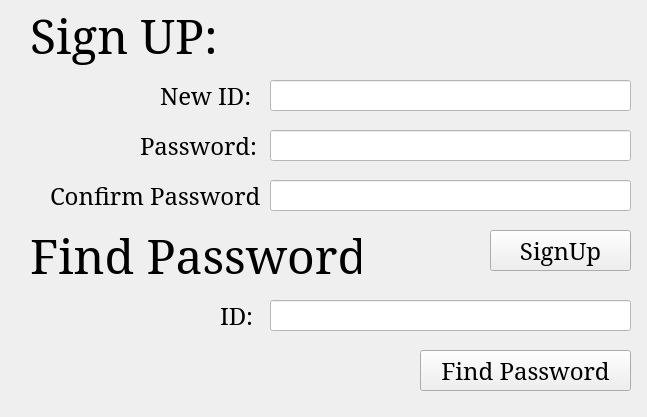
<?xml version="1.0" encoding="UTF-8"?>
<ui version="4.0">
 <class>signuproom</class>
 <widget class="QWidget" name="signuproom">
  <property name="geometry">
   <rect>
    <x>0</x>
    <y>0</y>
    <width>647</width>
    <height>417</height>
   </rect>
  </property>
  <property name="windowTitle">
   <string>SignUp</string>
  </property>
  <property name="styleSheet">
   <string notr="true"/>
  </property>
  <widget class="QLineEdit" name="lineEdit_ID_SignUp">
   <property name="geometry">
    <rect>
     <x>270</x>
     <y>80</y>
     <width>361</width>
     <height>31</height>
    </rect>
   </property>
   <property name="font">
    <font>
     <family>Consolas</family>
     <pointsize>14</pointsize>
    </font>
   </property>
   <property name="styleSheet">
    <string notr="true">background-color: rgb(255, 255, 255);</string>
   </property>
  </widget>
  <widget class="QLabel" name="label">
   <property name="geometry">
    <rect>
     <x>160</x>
     <y>80</y>
     <width>101</width>
     <height>31</height>
    </rect>
   </property>
   <property name="font">
    <font>
     <family>Constantia</family>
     <pointsize>18</pointsize>
    </font>
   </property>
   <property name="text">
    <string>New ID:</string>
   </property>
  </widget>
  <widget class="QLineEdit" name="lineEdit_Psw">
   <property name="geometry">
    <rect>
     <x>270</x>
     <y>130</y>
     <width>361</width>
     <height>31</height>
    </rect>
   </property>
   <property name="font">
    <font>
     <family>Consolas</family>
     <pointsize>14</pointsize>
    </font>
   </property>
   <property name="styleSheet">
    <string notr="true">background-color: rgb(255, 255, 255);</string>
   </property>
  </widget>
  <widget class="QLineEdit" name="lineEdit_CPsw">
   <property name="geometry">
    <rect>
     <x>270</x>
     <y>180</y>
     <width>361</width>
     <height>31</height>
    </rect>
   </property>
   <property name="font">
    <font>
     <family>Consolas</family>
     <pointsize>14</pointsize>
    </font>
   </property>
   <property name="styleSheet">
    <string notr="true">background-color: rgb(255, 255, 255);</string>
   </property>
  </widget>
  <widget class="QLabel" name="label_2">
   <property name="geometry">
    <rect>
     <x>140</x>
     <y>130</y>
     <width>121</width>
     <height>31</height>
    </rect>
   </property>
   <property name="font">
    <font>
     <family>Constantia</family>
     <pointsize>18</pointsize>
    </font>
   </property>
   <property name="text">
    <string>Password:</string>
   </property>
  </widget>
  <widget class="QLabel" name="label_3">
   <property name="geometry">
    <rect>
     <x>50</x>
     <y>180</y>
     <width>211</width>
     <height>31</height>
    </rect>
   </property>
   <property name="font">
    <font>
     <family>Constantia</family>
     <pointsize>18</pointsize>
    </font>
   </property>
   <property name="text">
    <string>Confirm Password:</string>
   </property>
  </widget>
  <widget class="QPushButton" name="pushButton_SignUp">
   <property name="geometry">
    <rect>
     <x>490</x>
     <y>230</y>
     <width>141</width>
     <height>41</height>
    </rect>
   </property>
   <property name="font">
    <font>
     <family>Constantia</family>
     <pointsize>18</pointsize>
    </font>
   </property>
   <property name="text">
    <string>SignUp</string>
   </property>
  </widget>
  <widget class="QPushButton" name="pushButton_FindPsw">
   <property name="geometry">
    <rect>
     <x>420</x>
     <y>350</y>
     <width>211</width>
     <height>41</height>
    </rect>
   </property>
   <property name="font">
    <font>
     <family>Constantia</family>
     <pointsize>18</pointsize>
    </font>
   </property>
   <property name="text">
    <string>Find Password</string>
   </property>
  </widget>
  <widget class="QLineEdit" name="lineEdit_ID_FindPsw">
   <property name="geometry">
    <rect>
     <x>270</x>
     <y>300</y>
     <width>361</width>
     <height>31</height>
    </rect>
   </property>
   <property name="font">
    <font>
     <family>Consolas</family>
     <pointsize>14</pointsize>
    </font>
   </property>
   <property name="styleSheet">
    <string notr="true">background-color: rgb(255, 255, 255);</string>
   </property>
  </widget>
  <widget class="QLabel" name="label_4">
   <property name="geometry">
    <rect>
     <x>220</x>
     <y>300</y>
     <width>51</width>
     <height>31</height>
    </rect>
   </property>
   <property name="font">
    <font>
     <family>Constantia</family>
     <pointsize>18</pointsize>
    </font>
   </property>
   <property name="text">
    <string>ID:</string>
   </property>
  </widget>
  <widget class="QLabel" name="label_5">
   <property name="geometry">
    <rect>
     <x>30</x>
     <y>0</y>
     <width>211</width>
     <height>71</height>
    </rect>
   </property>
   <property name="font">
    <font>
     <family>Constantia</family>
     <pointsize>36</pointsize>
    </font>
   </property>
   <property name="text">
    <string>Sign UP:</string>
   </property>
  </widget>
  <widget class="QLabel" name="label_6">
   <property name="geometry">
    <rect>
     <x>30</x>
     <y>220</y>
     <width>331</width>
     <height>71</height>
    </rect>
   </property>
   <property name="font">
    <font>
     <family>Constantia</family>
     <pointsize>36</pointsize>
    </font>
   </property>
   <property name="text">
    <string>Find Password:</string>
   </property>
  </widget>
 </widget>
 <resources/>
 <connections/>
</ui>
